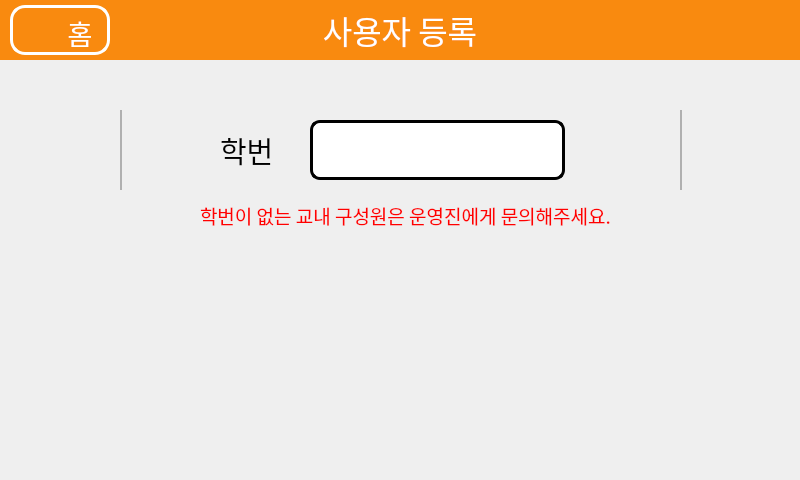
<?xml version="1.0" encoding="UTF-8"?>
<ui version="4.0">
 <class>Form</class>
 <widget class="QWidget" name="Form">
  <property name="geometry">
   <rect>
    <x>0</x>
    <y>0</y>
    <width>800</width>
    <height>480</height>
   </rect>
  </property>
  <property name="windowTitle">
   <string>Form</string>
  </property>
  <widget class="QLabel" name="labelName">
   <property name="geometry">
    <rect>
     <x>220</x>
     <y>130</y>
     <width>71</width>
     <height>41</height>
    </rect>
   </property>
   <property name="font">
    <font>
     <family>배달의민족 주아</family>
     <pointsize>22</pointsize>
    </font>
   </property>
   <property name="text">
    <string>학번</string>
   </property>
   <property name="alignment">
    <set>Qt::AlignLeading|Qt::AlignLeft|Qt::AlignVCenter</set>
   </property>
  </widget>
  <widget class="QFrame" name="frameMenu">
   <property name="geometry">
    <rect>
     <x>0</x>
     <y>0</y>
     <width>800</width>
     <height>60</height>
    </rect>
   </property>
   <property name="frameShape">
    <enum>QFrame::StyledPanel</enum>
   </property>
   <property name="frameShadow">
    <enum>QFrame::Raised</enum>
   </property>
   <widget class="QPushButton" name="buttonHome_2">
    <property name="geometry">
     <rect>
      <x>10</x>
      <y>5</y>
      <width>100</width>
      <height>50</height>
     </rect>
    </property>
    <property name="font">
     <font>
      <family>배달의민족 주아</family>
      <pointsize>16</pointsize>
     </font>
    </property>
    <property name="styleSheet">
     <string notr="true">QPushButton
{
	color: rgba(255, 255, 255, 0);
	background-color: rgba(255, 255, 255, 0);
	border-radius: 15px;
	border: 3px solid #ffffff;
}

QPushButton:hover
{
	background-color: rgb(241, 219, 194);
}</string>
    </property>
    <property name="text">
     <string>HH</string>
    </property>
    <property name="icon">
     <iconset>
      <normaloff>Images/home.png</normaloff>Images/home.png</iconset>
    </property>
    <property name="iconSize">
     <size>
      <width>40</width>
      <height>40</height>
     </size>
    </property>
   </widget>
   <widget class="QLabel" name="labelMenu_2">
    <property name="geometry">
     <rect>
      <x>0</x>
      <y>0</y>
      <width>800</width>
      <height>60</height>
     </rect>
    </property>
    <property name="font">
     <font>
      <family>배달의민족 주아</family>
      <pointsize>24</pointsize>
      <weight>50</weight>
      <italic>false</italic>
      <bold>false</bold>
     </font>
    </property>
    <property name="styleSheet">
     <string notr="true">color: rgb(255, 255, 255);
background-color: rgb(249, 138, 15);</string>
    </property>
    <property name="text">
     <string>사용자 등록</string>
    </property>
    <property name="alignment">
     <set>Qt::AlignCenter</set>
    </property>
   </widget>
   <widget class="QLabel" name="labelHome_2">
    <property name="enabled">
     <bool>true</bool>
    </property>
    <property name="geometry">
     <rect>
      <x>60</x>
      <y>10</y>
      <width>40</width>
      <height>45</height>
     </rect>
    </property>
    <property name="font">
     <font>
      <family>배달의민족 주아</family>
      <pointsize>20</pointsize>
     </font>
    </property>
    <property name="styleSheet">
     <string notr="true">color: rgb(255, 255, 255);</string>
    </property>
    <property name="text">
     <string>홈</string>
    </property>
    <property name="alignment">
     <set>Qt::AlignCenter</set>
    </property>
   </widget>
   <zorder>labelMenu_2</zorder>
   <zorder>labelHome_2</zorder>
   <zorder>buttonHome_2</zorder>
  </widget>
  <widget class="QLineEdit" name="editName">
   <property name="geometry">
    <rect>
     <x>310</x>
     <y>120</y>
     <width>255</width>
     <height>60</height>
    </rect>
   </property>
   <property name="sizePolicy">
    <sizepolicy hsizetype="Fixed" vsizetype="Fixed">
     <horstretch>0</horstretch>
     <verstretch>0</verstretch>
    </sizepolicy>
   </property>
   <property name="font">
    <font>
     <family>배달의민족 주아</family>
     <pointsize>24</pointsize>
    </font>
   </property>
   <property name="styleSheet">
    <string notr="true">QLineEdit
{
	border: 3px solid #000000;
	border-radius: 10px;
}

QLineEdit:hover
{
	border-color: rgb(0, 85, 255);
}</string>
   </property>
   <property name="inputMethodHints">
    <set>Qt::ImhDigitsOnly|Qt::ImhNoPredictiveText</set>
   </property>
   <property name="maxLength">
    <number>10</number>
   </property>
   <property name="clearButtonEnabled">
    <bool>false</bool>
   </property>
  </widget>
  <widget class="QPushButton" name="buttonRight">
   <property name="geometry">
    <rect>
     <x>710</x>
     <y>120</y>
     <width>60</width>
     <height>60</height>
    </rect>
   </property>
   <property name="styleSheet">
    <string notr="true">QPushButton
{
	image: url(../Images/arrow_right.png);
	border: 0px;
}

QPushButton:hover
{
	image: url(../Images/arrow_right_hover.png);
	border: 0px;
}</string>
   </property>
   <property name="text">
    <string/>
   </property>
  </widget>
  <widget class="QPushButton" name="buttonLeft">
   <property name="geometry">
    <rect>
     <x>30</x>
     <y>120</y>
     <width>60</width>
     <height>60</height>
    </rect>
   </property>
   <property name="styleSheet">
    <string notr="true">QPushButton
{
	image: url(../Images/arrow_left.png);
	border: 0px;
}

QPushButton:hover
{
	image: url(../Images/arrow_left_hover.png);
	border: 0px;
}</string>
   </property>
   <property name="text">
    <string/>
   </property>
  </widget>
  <widget class="Line" name="lineLeft">
   <property name="geometry">
    <rect>
     <x>120</x>
     <y>110</y>
     <width>2</width>
     <height>80</height>
    </rect>
   </property>
   <property name="styleSheet">
    <string notr="true">background-color: rgb(176, 176, 176);
border: 0px;</string>
   </property>
   <property name="orientation">
    <enum>Qt::Vertical</enum>
   </property>
  </widget>
  <widget class="Line" name="lineLeft_2">
   <property name="geometry">
    <rect>
     <x>680</x>
     <y>110</y>
     <width>2</width>
     <height>80</height>
    </rect>
   </property>
   <property name="styleSheet">
    <string notr="true">background-color: rgb(176, 176, 176);
border: 0px;</string>
   </property>
   <property name="orientation">
    <enum>Qt::Vertical</enum>
   </property>
  </widget>
  <widget class="QLabel" name="label">
   <property name="geometry">
    <rect>
     <x>200</x>
     <y>200</y>
     <width>451</width>
     <height>31</height>
    </rect>
   </property>
   <property name="font">
    <font>
     <family>배달의민족 주아</family>
     <pointsize>14</pointsize>
    </font>
   </property>
   <property name="styleSheet">
    <string notr="true">color: rgb(255, 0, 0);</string>
   </property>
   <property name="text">
    <string>학번이 없는 교내 구성원은 운영진에게 문의해주세요.</string>
   </property>
  </widget>
 </widget>
 <resources/>
 <connections/>
</ui>
